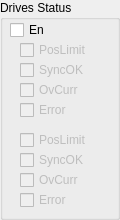
   <widget class="QGroupBox" name="groupBox_9">
    <property name="geometry">
     <rect>
      <x>210</x>
      <y>240</y>
      <width>120</width>
      <height>220</height>
     </rect>
    </property>
    <property name="title">
     <string>Drives Status</string>
    </property>
    <widget class="QCheckBox" name="cbDrivesStatusPosLimit0">
     <property name="enabled">
      <bool>false</bool>
     </property>
     <property name="geometry">
      <rect>
       <x>20</x>
       <y>40</y>
       <width>90</width>
       <height>20</height>
      </rect>
     </property>
     <property name="text">
      <string>PosLimit</string>
     </property>
     <property name="checkable">
      <bool>true</bool>
     </property>
    </widget>
    <widget class="QCheckBox" name="cbDrivesStatusSynchronized0">
     <property name="enabled">
      <bool>false</bool>
     </property>
     <property name="geometry">
      <rect>
       <x>20</x>
       <y>60</y>
       <width>90</width>
       <height>20</height>
      </rect>
     </property>
     <property name="text">
      <string>SyncOK</string>
     </property>
     <property name="checkable">
      <bool>true</bool>
     </property>
    </widget>
    <widget class="QCheckBox" name="cbDrivesStatusOvercurrent0">
     <property name="enabled">
      <bool>false</bool>
     </property>
     <property name="geometry">
      <rect>
       <x>20</x>
       <y>80</y>
       <width>90</width>
       <height>20</height>
      </rect>
     </property>
     <property name="text">
      <string>OvCurr</string>
     </property>
     <property name="checkable">
      <bool>true</bool>
     </property>
    </widget>
    <widget class="QCheckBox" name="cbDrivesStatusError0">
     <property name="enabled">
      <bool>false</bool>
     </property>
     <property name="geometry">
      <rect>
       <x>20</x>
       <y>100</y>
       <width>90</width>
       <height>20</height>
      </rect>
     </property>
     <property name="text">
      <string>Error</string>
     </property>
     <property name="checkable">
      <bool>true</bool>
     </property>
    </widget>
    <widget class="QCheckBox" name="cbDrivesStatusSynchronized1">
     <property name="enabled">
      <bool>false</bool>
     </property>
     <property name="geometry">
      <rect>
       <x>20</x>
       <y>150</y>
       <width>90</width>
       <height>20</height>
      </rect>
     </property>
     <property name="text">
      <string>SyncOK</string>
     </property>
     <property name="checkable">
      <bool>true</bool>
     </property>
    </widget>
    <widget class="QCheckBox" name="cbDrivesStatusOvercurrent1">
     <property name="enabled">
      <bool>false</bool>
     </property>
     <property name="geometry">
      <rect>
       <x>20</x>
       <y>170</y>
       <width>90</width>
       <height>20</height>
      </rect>
     </property>
     <property name="text">
      <string>OvCurr</string>
     </property>
     <property name="checkable">
      <bool>true</bool>
     </property>
    </widget>
    <widget class="QCheckBox" name="cbDrivesStatusError1">
     <property name="enabled">
      <bool>false</bool>
     </property>
     <property name="geometry">
      <rect>
       <x>20</x>
       <y>190</y>
       <width>90</width>
       <height>20</height>
      </rect>
     </property>
     <property name="text">
      <string>Error</string>
     </property>
     <property name="checkable">
      <bool>true</bool>
     </property>
    </widget>
    <widget class="QCheckBox" name="cbDrivesStatusPosLimit1">
     <property name="enabled">
      <bool>false</bool>
     </property>
     <property name="geometry">
      <rect>
       <x>20</x>
       <y>130</y>
       <width>90</width>
       <height>20</height>
      </rect>
     </property>
     <property name="text">
      <string>PosLimit</string>
     </property>
     <property name="checkable">
      <bool>true</bool>
     </property>
    </widget>
    <widget class="QCheckBox" name="cbEnReadDrivesStatus">
     <property name="geometry">
      <rect>
       <x>10</x>
       <y>20</y>
       <width>90</width>
       <height>20</height>
      </rect>
     </property>
     <property name="text">
      <string>En</string>
     </property>
    </widget>
   </widget>
